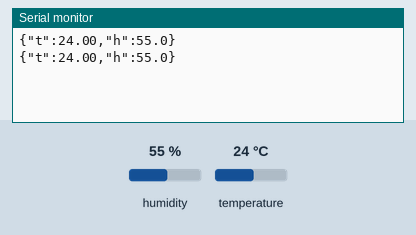
Simulated run of this sketch. Board: ESP32. On the bench: the last lines printed to the serial monitor. The test bench sets the inputs (shaded band); at power-on: humidity 55 %, temperature 24 °C. WiFi joins after 1.5 s; servers stay silent unless stated; no MQTT or app messages arrive unless stated.

Above: at 2.7 s.
2.8 s: humidity set to 22 %
At 4.2 s:
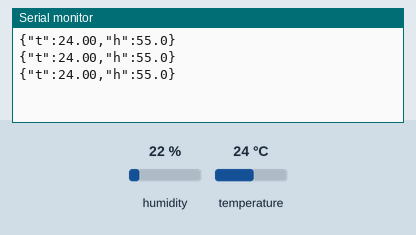
6.6 s: temperature set to 12 °C
At 7.4 s:
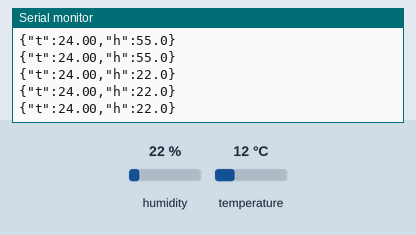
10.4 s: humidity set to 40 %
At 11.1 s:
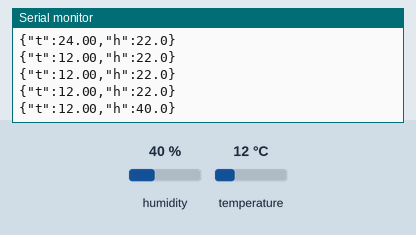
Timing chart, 0 to 13.4 s (numbered marks = the images above; inputs shaded):
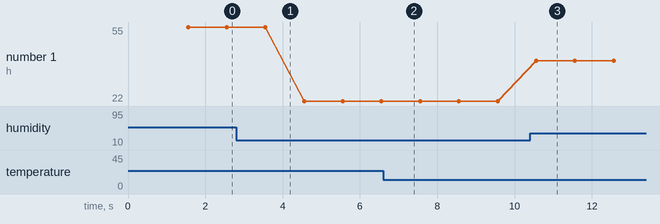

The sketch:

esp32_dht22_mqtt.ino
```cpp
// ESP32 + DHT22 sensor node for the immutable IoT logger.
//
// STATUS: written for the hardware stage; NOT yet tested on a physical board.
// All Phase III results were produced with emulated sensors (src/sensors.js).
//
// Publishes {"t": <deg C>, "h": <%RH>} every PERIOD_MS to iot/<DEVICE_ID>/reading.
// The gateway (npm run dashboard -- --broker mqtt://<pc-ip>:1883 --no-sensors)
// adds the sequence number and timestamp, hashes and signs the record.
//
// Libraries (Arduino Library Manager): "PubSubClient" by Nick O'Leary,
// "DHT sensor library" by Adafruit (+ "Adafruit Unified Sensor").
// Wiring: DHT22 data -> GPIO 4, 10k pull-up to 3V3; VCC -> 3V3; GND -> GND.

#include <WiFi.h>
#include <PubSubClient.h>
#include <DHT.h>

const char* WIFI_SSID = "your-wifi";
const char* WIFI_PASS = "your-password";
const char* MQTT_HOST = "192.168.1.20";   // computer running the gateway
const uint16_t MQTT_PORT = 1883;
const char* DEVICE_ID = "sensor-01";      // lower-case letters, digits and '-' only
const uint32_t PERIOD_MS = 1000;

DHT dht(4, DHT22);
WiFiClient net;
PubSubClient mqtt(net);
char topic[64];

void connectWifi() {
  WiFi.mode(WIFI_STA);
  WiFi.begin(WIFI_SSID, WIFI_PASS);
  while (WiFi.status() != WL_CONNECTED) delay(250);
}

void connectMqtt() {
  while (!mqtt.connected()) {
    if (!mqtt.connect(DEVICE_ID)) delay(1000);
  }
}

void setup() {
  Serial.begin(115200);
  dht.begin();
  connectWifi();
  mqtt.setServer(MQTT_HOST, MQTT_PORT);
  snprintf(topic, sizeof(topic), "iot/%s/reading", DEVICE_ID);
}

void loop() {
  if (WiFi.status() != WL_CONNECTED) connectWifi();
  connectMqtt();
  mqtt.loop();

  static uint32_t last = 0;
  if (millis() - last < PERIOD_MS) return;
  last = millis();

  float t = dht.readTemperature();
  float h = dht.readHumidity();
  if (isnan(t) || isnan(h)) return;  // skip failed reads; the gateway would reject them anyway

  char payload[48];
  snprintf(payload, sizeof(payload), "{\"t\":%.2f,\"h\":%.1f}", t, h);
  mqtt.publish(topic, payload);
  Serial.println(payload);
}
```

Measured:
- after the input at 10.4 s, the serial monitor: prints a new line after 0.16 s (image 3)
- plotted number 1: 55 → 22 after the input at 2.8 s, 22 → 40 after the input at 10.4 s
